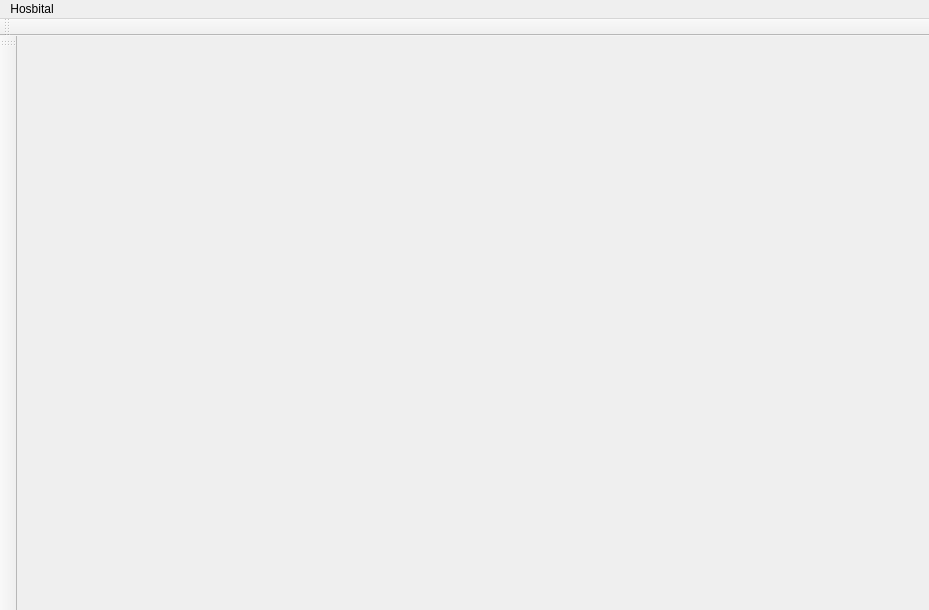
<?xml version="1.0" encoding="UTF-8"?>
<ui version="4.0">
 <class>HAS_Main_GUI</class>
 <widget class="QMainWindow" name="HAS_Main_GUI">
  <property name="geometry">
   <rect>
    <x>0</x>
    <y>0</y>
    <width>929</width>
    <height>610</height>
   </rect>
  </property>
  <property name="windowTitle">
   <string>HAS_Main_GUI</string>
  </property>
  <widget class="QWidget" name="centralwidget"/>
  <widget class="QToolBar" name="toolBar">
   <property name="windowTitle">
    <string>toolBar</string>
   </property>
   <attribute name="toolBarArea">
    <enum>LeftToolBarArea</enum>
   </attribute>
   <attribute name="toolBarBreak">
    <bool>false</bool>
   </attribute>
  </widget>
  <widget class="QMenuBar" name="menuBar">
   <property name="geometry">
    <rect>
     <x>0</x>
     <y>0</y>
     <width>929</width>
     <height>23</height>
    </rect>
   </property>
   <widget class="QMenu" name="menuHosbital">
    <property name="title">
     <string>Hosbital</string>
    </property>
   </widget>
   <addaction name="menuHosbital"/>
  </widget>
  <widget class="QToolBar" name="toolBar_2">
   <property name="windowTitle">
    <string>toolBar_2</string>
   </property>
   <attribute name="toolBarArea">
    <enum>TopToolBarArea</enum>
   </attribute>
   <attribute name="toolBarBreak">
    <bool>false</bool>
   </attribute>
  </widget>
 </widget>
 <resources/>
 <connections/>
</ui>
